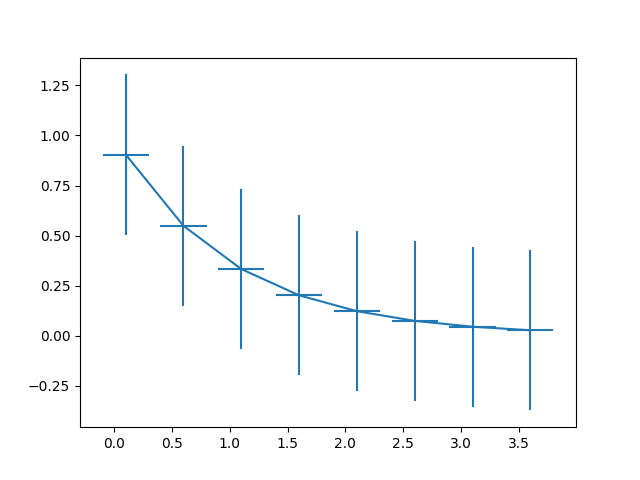

Generate this figure with Python:
# 引入所需库
import matplotlib.pyplot as plt
import numpy as np
import matplotlib
matplotlib.use('TkAgg')


x = np.arange(0.1, 4, 0.5)
y = np.exp(-x)

fig, ax = plt.subplots()

# 绘制带有误差线的散点图
# xerr和yerr分别表示横纵坐标的误差值
ax.errorbar(x, y, xerr=0.2, yerr=0.4)
plt.show()
